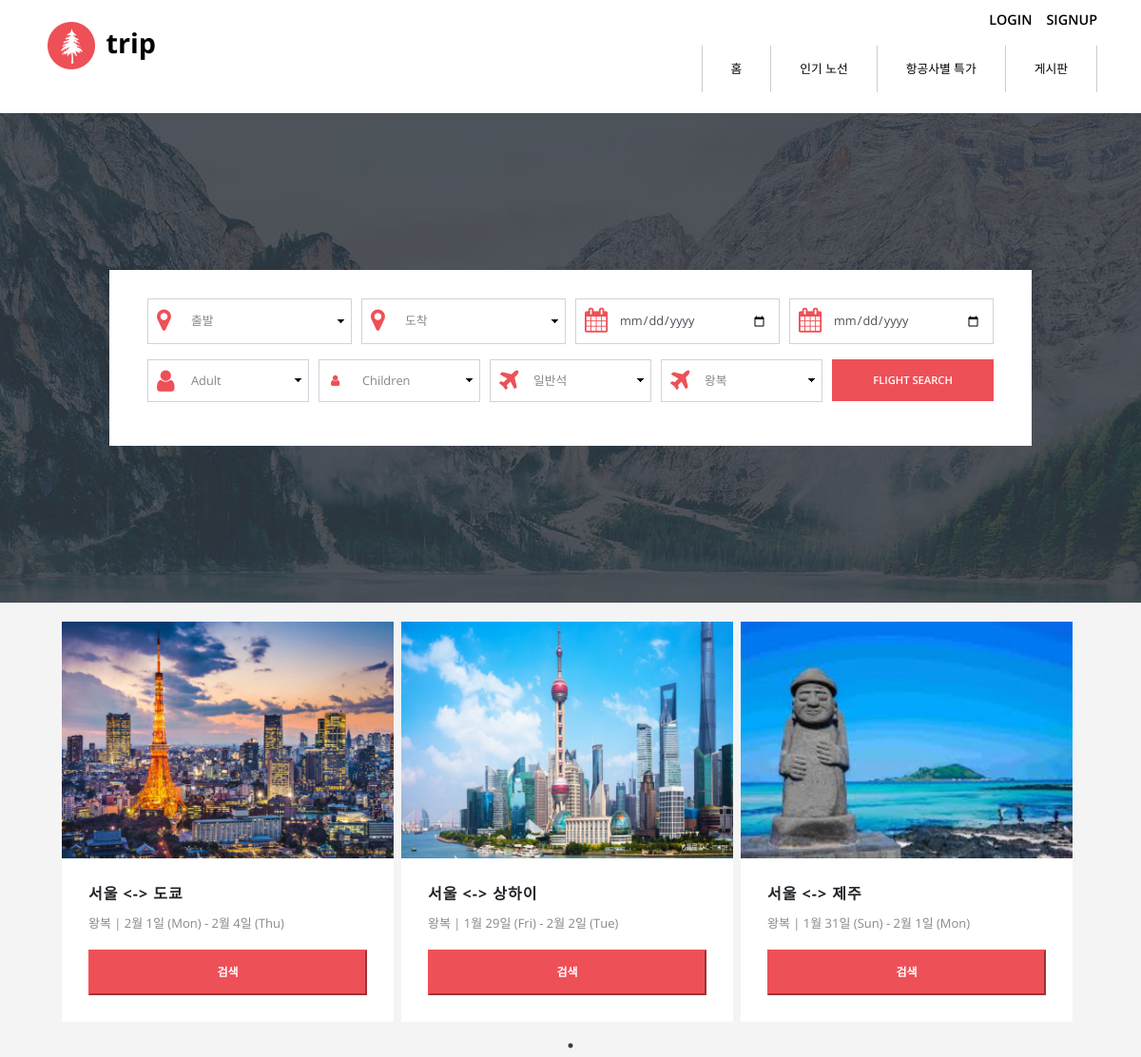
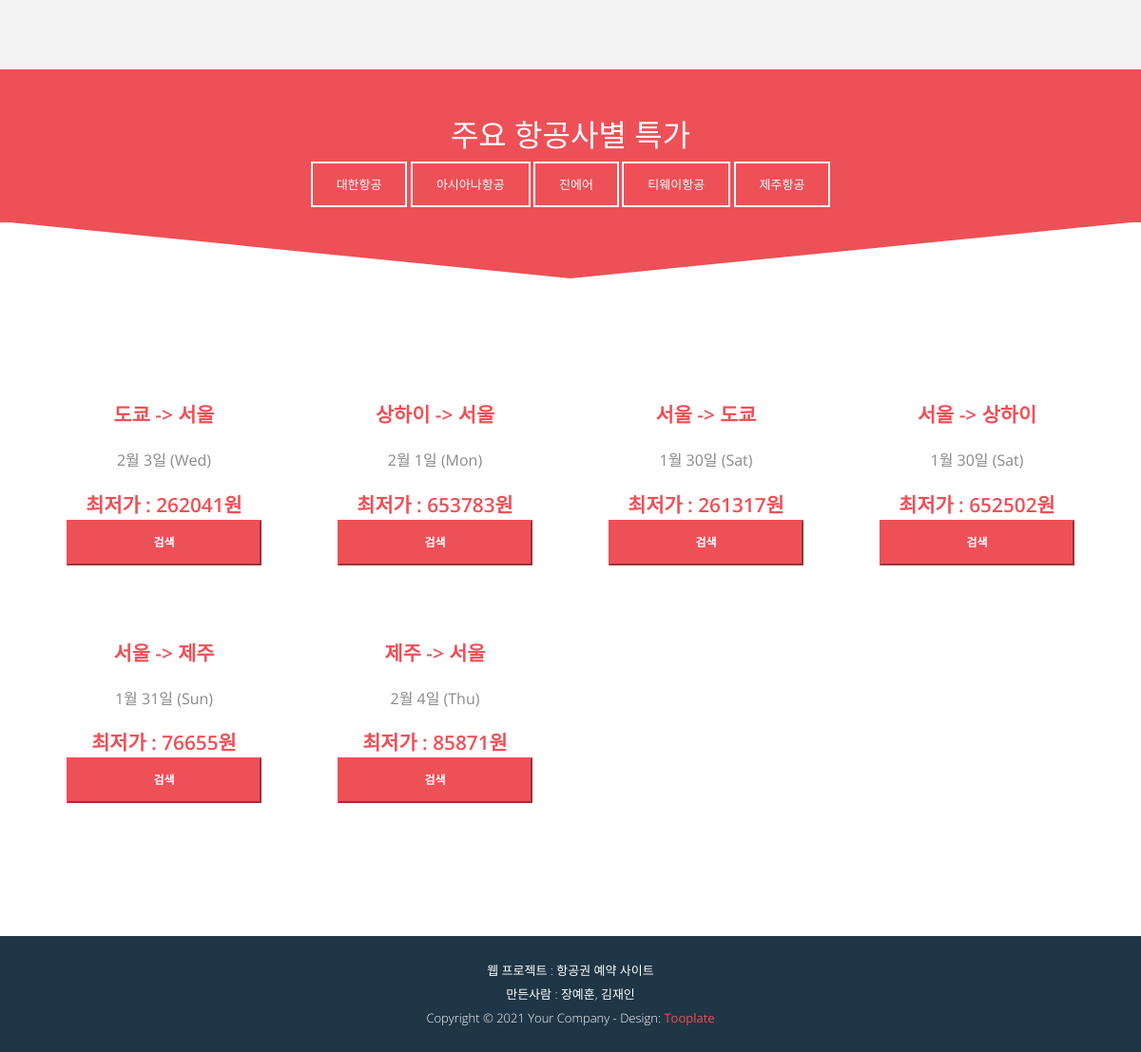
The page / on the database its author committed (2 pictures, top to bottom).
### air_app/models.py (models this page shows)
class Reservation(models.Model):
    objects = models.Manager()
    user_id = models.ForeignKey(User, on_delete = models.CASCADE, related_name="reservation")   # 유저 외래키
    go_ticket_id = models.ForeignKey(Ticket, on_delete=models.CASCADE, related_name="go_ticket", null=True)  # 가는편 외래키
    come_ticket_id = models.ForeignKey(Ticket, on_delete=models.CASCADE, related_name="come_ticket", null=True)    # 오는편 외래키
    reservation_date = models.DateField(auto_now_add=True)   # 예약날짜
    price = models.IntegerField()   # 결제금액

class Ticket(models.Model):
    objects = models.Manager()
    airline_id = models.ForeignKey(Airline, on_delete=models.CASCADE, related_name="ticket")   # 항공사 외래키
    departure_place = models.CharField(max_length=50)  # 출발지
    arrival_place = models.CharField(max_length=50)    # 도착지
    departure_airport = models.CharField(max_length=10)    # 출발공항(공항코드)
    arrival_airport = models.CharField(max_length=10)  # 도착공항(공항코드)
    departure_time = models.TimeField()    # 출발시간
    arrival_time = models.TimeField()   # 도착시간
    departure_data = models.DateField() # 출발날짜
    first_class_price = models.IntegerField()   # 일등석 가격
    business_class_price = models.IntegerField()    # 비즈니스 가격
    premium_price = models.IntegerField()   # 프리미엄 가격
    economy_price = models.IntegerField()   # 일반석 가격

class Airline(models.Model):
    objects = models.Manager()
    name = models.CharField(max_length=50)  # 항공사 이름
    air_img = models.FileField(upload_to='air_imag/')   # 항공사 이미지 경로

### main_app/views.py (the view)
# urls.py: path('', views.indexViews, name='index'),
def indexViews(request):
    context = MainService().searchPlace()
    return render(request, 'index.html',context)

### main_app/services.py (called while the page is built)
    def searchPlace(self):
        departure_place_list= Ticket.objects.all().values('departure_place').distinct().order_by('departure_place')
        arrival_place_list = Ticket.objects.all().values('arrival_place').distinct().order_by('arrival_place')
        ranking_list = self.popular_ticket()
        airline_list =self.specials_tickets_airline()
        tickets= self.specials_tickets(airline_list[0].id)
        context ={"departure_place_list":departure_place_list,"arrival_place_list":arrival_place_list, "ranking_list":ranking_list, "tickets":tickets, "airline_list":airline_list}
        return context

    def specials_tickets_airline(self):
         airline = Airline.objects.all()
         return airline

    def specials_tickets(self, airline_id):
        tickets_pair = Ticket.objects.filter(airline_id_id=airline_id).values('departure_place', 'arrival_place').annotate(min_economy=Min('economy_price')).values('departure_place', 'arrival_place', 'min_economy')
        tickets_all = Ticket.objects.all()
        tickets = []
        for pair in tickets_pair:
            for ticket in tickets_all:
                if pair.get('departure_place') == ticket.departure_place and pair.get('arrival_place') == ticket.arrival_place and pair.get('min_economy') == ticket.economy_price:
                    tickets.append({'departure_place':ticket.departure_place, 'arrival_place':ticket.arrival_place, 'departure_data':ticket.departure_data, 'economy_price':ticket.economy_price})
                    break
        return tickets

### main_app/templates/index.html (shortened to what this page needs)
{%extends "base.html"%}
{% load static %}
{%block content%}
            <div class="tm-section tm-bg-img" id="tm-section-1">
                <div class="tm-bg-white ie-container-width-fix-2">
                    <div class="container ie-h-align-center-fix">
                        <div class="row">
                            <div class="col-xs-12 ml-auto mr-auto ie-container-width-fix">
                                <form action="/air_app/searchList_go" method="POST" class="tm-search-form tm-section-pad-2">{% csrf_token %}
                                    <div class="form-row tm-search-form-row">
                                        <div class="form-group tm-form-element tm-form-element-100">
                                            <i class="fa fa-map-marker fa-2x tm-form-element-icon"></i>
                                            <select name="departure_place" type="text" class="form-control tm-select" id="departureCity" >
                                                <option value ="">출발</option>
                                            </select>
                                        </div>
                                        <div class="form-group tm-form-element tm-form-element-100">
                                            <i class="fa fa-map-marker fa-2x tm-form-element-icon"></i>
                                            <select name="arrival_place" type="text" class="form-control tm-select" id="arrivalCity" >
                                                <option value="">도착</option>
                                            </select>
                                        </div>
                                        <div class="form-group tm-form-element tm-form-element-50">
                                            <i class="fa fa-calendar fa-2x tm-form-element-icon"></i>
                                            <input name="departure_data" type="date" class="form-control" id="departure_data" placeholder="출발하는 날짜">
                                        </div>
                                        <div class="form-group tm-form-element tm-form-element-50">
                                            <i class="fa fa-calendar fa-2x tm-form-element-icon"></i>
                                            <input name="arrival_date" type="date" class="form-control" id="arrival_date" placeholder="도착하는 날짜">
                                        </div>
                                    </div>
                                    <div class="form-row tm-search-form-row">
                                        <div class="form-group tm-form-element tm-form-element-2">
                                            <select name="adult" class="form-control tm-select" id="adult">
                                                <option value="0">Adult</option>
                                            </select>
                                            <i class="fa fa-2x fa-user tm-form-element-icon"></i>
                                        </div>
                                        <div class="form-group tm-form-element tm-form-element-2">
                                            <select name="children" class="form-control tm-select" id="children">
                                                <option value="0">Children</option>
                                            </select>
                                            <i class="fa fa-user tm-form-element-icon tm-form-element-icon-small"></i>
                                        </div>
                                        <div class="form-group tm-form-element tm-form-element-2">
                                            <select name="seat" class="form-control tm-select" id="seat">
                                                <option value="1">일반석</option>
                                            </select>
                                            <i class="fa fa-2x fa-plane tm-form-element-icon"></i>
                                        </div>
                                         <div class="form-group tm-form-element tm-form-element-2">
                                            <select name="section" class="form-control tm-select" id="section">
                                                <option value="round_trip">왕복</option>
                                            </select>
                                            <i class="fa fa-2x fa-plane tm-form-element-icon"></i>
                                        </div>
                                        <div class="form-group tm-form-element tm-form-element-2">
                                            <button type="submit" class="btn btn-primary tm-btn-search" onclick="return searchCheck()">Flight Search</button>
                                        </div>
                                      </div>
                                </form>
                            </div>
                        </div>
                    </div>
                </div>
            </div>
            <div class="tm-section tm-section-pad tm-bg-gray" id="tm-section-2">
                <div class="container">
                    <div class="row">
                        <div class="col-sm-12 col-md-12 col-lg-12 col-xl-12">
                            <div id="tm-article-carousel">
                                {% for rank in ranking_list %}
                                <article class="tm-bg-white mr-2 tm-carousel-item">
                                    <img src="/media/place_img/{{rank.go_ticket_id.arrival_place}}.png" alt="Image" class="img-fluid">
                                    <div class="tm-article-pad">
                                        <header><h3 class="text-uppercase tm-article-title-2">{{rank.go_ticket_id.departure_place}} &lt-&gt {{rank.go_ticket_id.arrival_place}}</h3></header>
                                        <p>왕복 | {{rank.go_ticket_id.departure_data | date:'n월 j일 (D)'}} - {{rank.come_ticket_id.departure_data | date:'n월 j일 (D)'}}</p>
                                        <form action="air_app/searchList_go" method="post">{% csrf_token %}
                                            <button type="submit" class="text-uppercase btn-primary tm-btn-primary">검색</a>
                                        </form>
                                    </div>
                                </article>
                                {% endfor %}
                            </div>
                        </div>
                    </div>
                </div>
            </div>
            <div class="tm-section-2", id="tm-section-3">
                <div class="container">
                    <div class="row">
                        <div class="col text-center">
                            <h4 class="tm-section-title">주요 항공사별 특가</h4>
                            {% for airline in airline_list %}
                            <p href="" class="tm-color-white tm-btn-white-bordered" id="{{airline.id}}" onclick="airlineSelected(this.id)">{{airline.name}}</p>
                            {% endfor %}
                        </div>
                    </div>
                </div>
            </div>
            <div class="tm-section tm-position-relative">
                <svg xmlns="http://www.w3.org/2000/svg" viewBox="0 0 100 100" preserveAspectRatio="none" class="tm-section-down-arrow">
                    <polygon fill="#ee5057" points="0,0  100,0  50,60"></polygon>
                </svg>
                <div class="container tm-pt-5 tm-pb-4">
                    <div class="row text-center" id="special_ticket">
                            {% for ticket in tickets %}
                            <article class='col-sm-6 col-md-4 col-lg-3 col-xl-3 tm-article '>
                                <h4 class="tm-color-primary tm-article-title-1">{{ticket.departure_place}} -&gt {{ticket.arrival_place}}</h4>
                                <p class="tm-article-content">{{ticket.departure_data | date:'n월 j일 (D)'}}</p>
                                <a href="#" class="text-uppercase tm-color-primary tm-font-semibold  tm-article-price">최저가 : {{ticket.economy_price}}원</a>
                                <form action="air_app/searchList_go" method="post">{% csrf_token %}
                                    <button type='submit' class='text-uppercase btn-primary tm-btn-primary'>검색</a>
                                </form>
                            </article>
                            {% endfor %}
                    </div>
                </div>
            </div>
{%endblock content%}

### static/css/tooplate-style.css (style rules this page uses)
body { font-family: 'Open Sans', Helvetica, Arial, sans-serif; font-size: 13px; font-weight: 400; overflow-x: hidden; }
a, button { transition: all 0.3s ease; }
.tm-position-relative { position: relative; }
.tm-color-white { color: white; }
.tm-color-primary { color: #ee5057; }
.tm-bg-gray { background: #F4F4F4; }
.tm-bg-white { background: white; }
.tm-section-pad { padding: 30px 50px; }
.tm-section-pad-2 { padding: 30px 40px; }
.tm-article-pad { padding: 28px; }
.tm-font-semibold { font-weight: 600; }
p { color: #898989; line-height: 1.9; }
.tm-article-content { font-size: 1rem; }
.tm-article-price { font-size: 1.3rem; }
.tm-section { min-height: 515px; }
.tm-section-pad { padding-top: 20px; padding-bottom: 80px; }
#tm-section-1 { background-image: url('../img/bg-img-1.jpg'); height: 515px; }
.tm-bg-img { background-position: center center; background-repeat: no-repeat; background-size: cover; display: -webkit-box; display: -webkit-flex; display: -ms-flexbox; display: flex; -webkit-box-align: center; -webkit-align-items: center; -ms-flex-align: center; align-items: center; -webkit-box-pack: center; -webkit-justify-content: center; -ms-flex-pack: center; justify-content: center }
.form-control { border-radius: 0; padding: 0.6rem 0.75rem; }
.btn-primary { background-color: #ee5057; border-color: #ee5057; border-radius: 0; cursor: pointer; font-size: 0.7rem; font-weight: 600; padding: 13px 30px; text-transform: uppercase; }
.tm-search-form .tm-form-element { padding: 0 5px; }
.tm-form-element { position: relative; }
.tm-form-element:last-child { margin-right: 0; }
.tm-form-element-icon { color: #ee5057; position: absolute; top: 10px; left: 15px; }
.tm-form-element-icon-small { top: 16px; left: 18px; }
select.tm-select.form-control:not([size]):not([multiple]) { height: 100%; }
select:not([multiple]) { -webkit-appearance: none; -moz-appearance: none; background-position: right 50%; background-repeat: no-repeat; padding: .5em; padding-right: 1.5em }
.tm-select { border-radius: 0; color: #858789; }
.tm-search-form .form-control { font-size: 0.8rem; padding: 0.75rem 0.75rem 0.75rem 45px; }
.tm-search-form .tm-form-element { width: 25%; }
.tm-search-form .tm-form-element-2 { width: 20%; }
.tm-search-form-row { width: 900px; }
.tm-btn-search { width: 100%; }
.tm-section-down-arrow { position: absolute; top: -1px; width: 100%; height: 100px; }
.tm-pt-5 { padding-top: 150px; }
.tm-pb-4 { padding-bottom: 100px; }
.tm-section-2 { background: #ee5057; padding-top: 50px; position: relative; }
.tm-section-title { color: white; font-size: 2rem; }
.tm-btn-white-bordered { display: inline-block; padding: 10px 25px; border: 2px solid white; background: transparent; text-transform: uppercase; cursor: pointer; }
.tm-article { padding: 40px; transition: all 0.3s ease; }
.tm-article-title-1 { font-size: 1.3rem; font-weight: 600; margin-bottom: 20px; }
.tm-article-title-2 { font-size: 1rem; font-weight: 700; letter-spacing: 1px; }
.tm-btn-primary { display: block; width: 100%; text-align: center; margin-left: auto; margin-right: auto; font-size: 0.75rem; }

### rows shown on the page
Reservation: shows a picture, go_ticket_id.departure_place "서울", go_ticket_id.arrival_place "도쿄", go_ticket_id.departure_data "2월 1일 (Mon)", come_ticket_id.departure_data "2월 4일 (Thu)"
Reservation: shows a picture, go_ticket_id.departure_place "서울", go_ticket_id.arrival_place "상하이", go_ticket_id.departure_data "1월 29일 (Fri)", come_ticket_id.departure_data "2월 2일 (Tue)"
Reservation: shows a picture, go_ticket_id.departure_place "서울", go_ticket_id.arrival_place "제주", go_ticket_id.departure_data "1월 31일 (Sun)", come_ticket_id.departure_data "2월 1일 (Mon)"
Airline: name "대한항공"
Airline: name "아시아나항공"
Airline: name "진에어"
Airline: name "티웨이항공"
Airline: name "제주항공"
Ticket: departure_place "도쿄", arrival_place "서울", departure_data "2월 3일 (Wed)"
Ticket: departure_place "상하이", arrival_place "서울", departure_data "2월 1일 (Mon)"
Ticket: departure_place "서울", arrival_place "도쿄", departure_data "1월 30일 (Sat)"
Ticket: departure_place "서울", arrival_place "상하이", departure_data "1월 30일 (Sat)"
Ticket: departure_place "서울", arrival_place "제주", departure_data "1월 31일 (Sun)"
Ticket: departure_place "제주", arrival_place "서울", departure_data "2월 4일 (Thu)"

### other values the page prints
{{ ticket.economy_price }} "262041" "653783" "261317" "652502" "76655" "85871"
